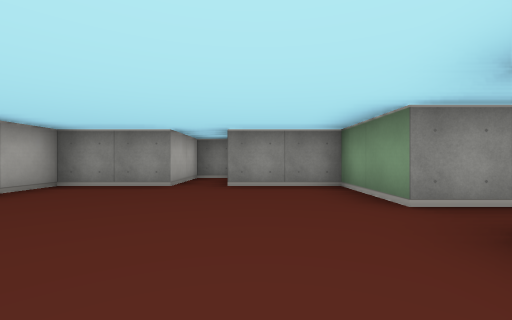
[1] (above)

24 first-person views from a walk through a cub3D level. The camera is about half as high as the walls, looks level and sees 90° across. The floor is counted in squares. Each view is taken from the middle of a square. On the plan, view 1 faces up. The plan holds only what a view shows up to about 9 squares ahead; the rest is blank.

[2]
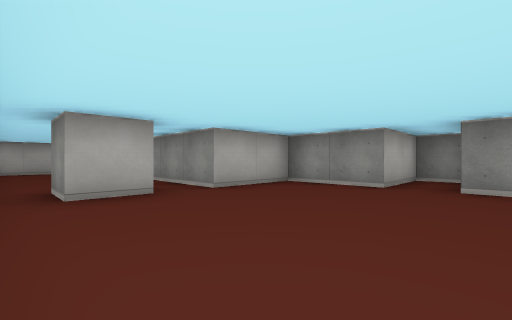

[3]
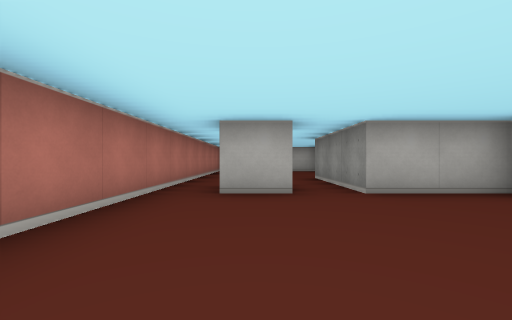

[4]
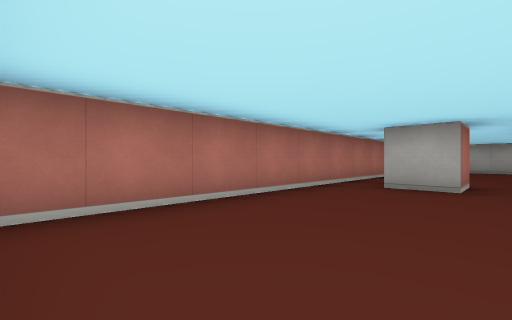

[5]
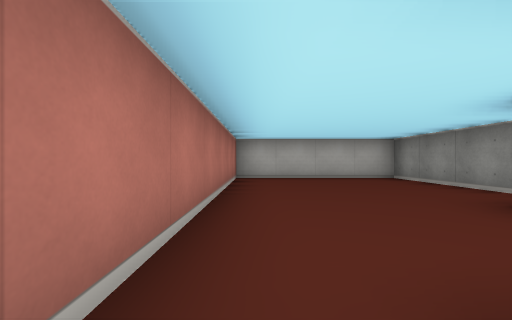

[6]
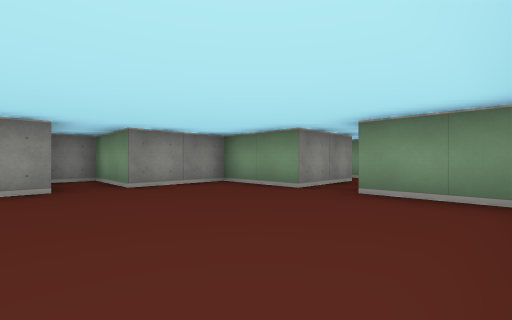

[7]
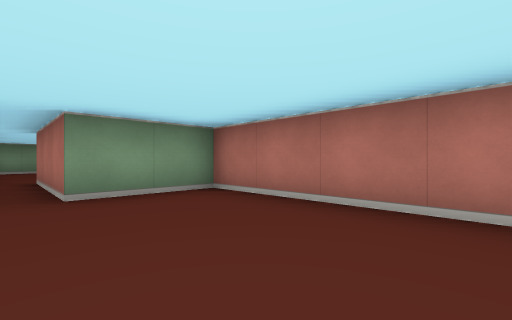

[8]
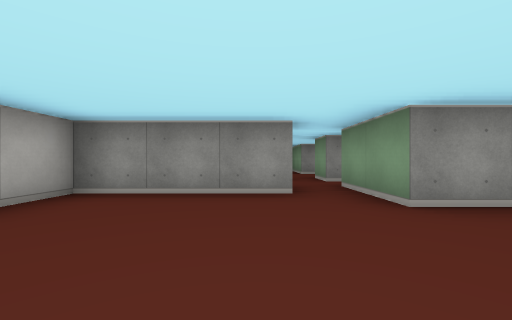

[9]
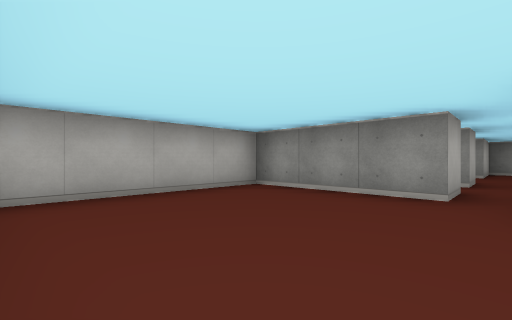

[10]
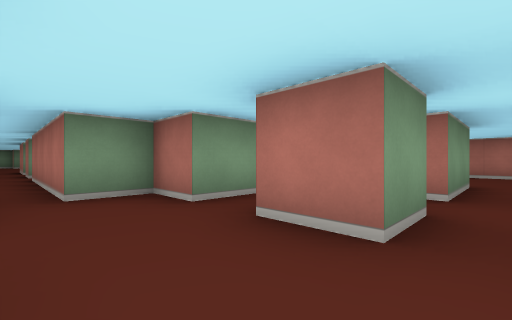

[11]
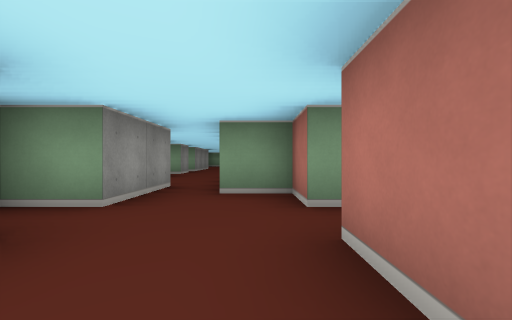

[12]
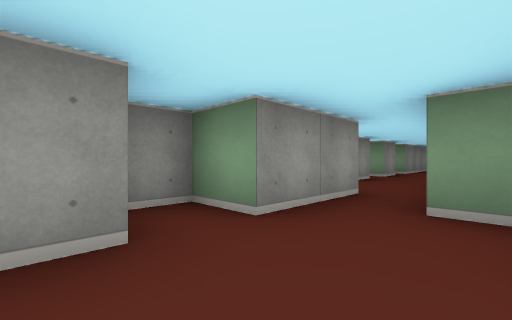

[13]
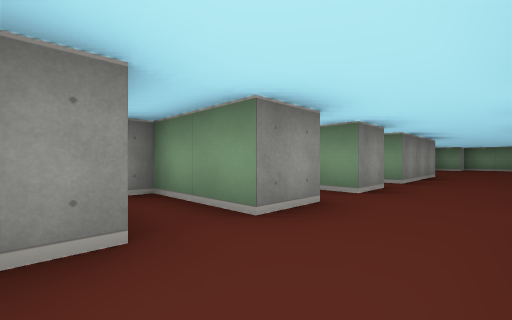

[14]
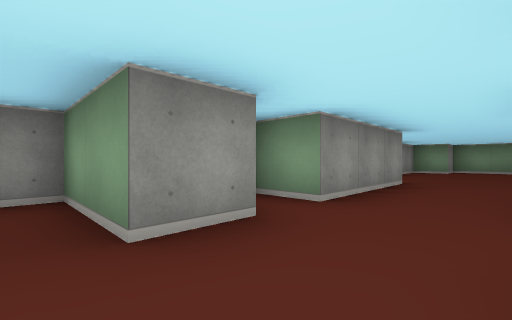

[15]
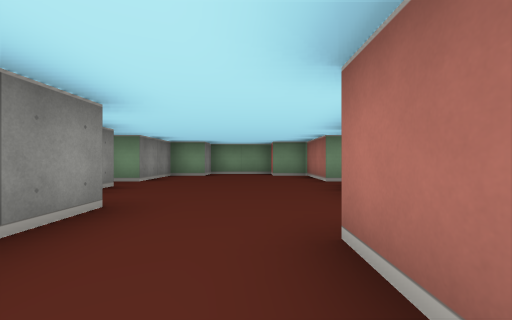

[16]
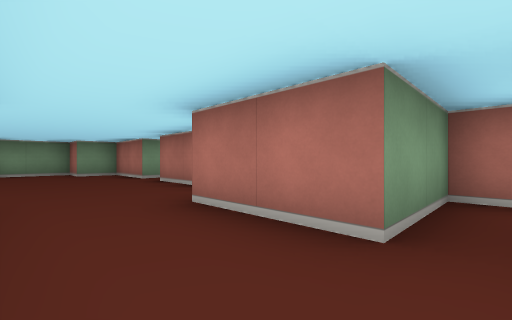

[17]
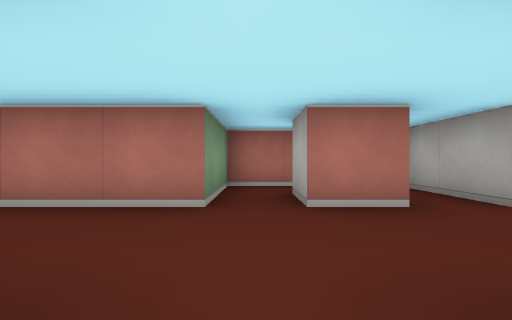

[18]
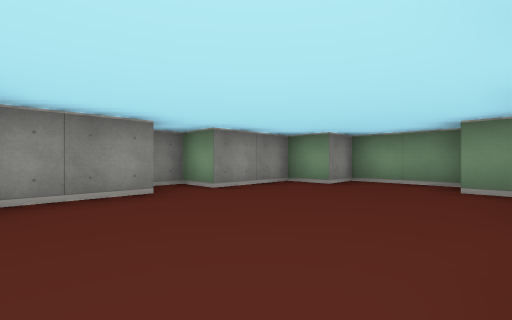

[19]
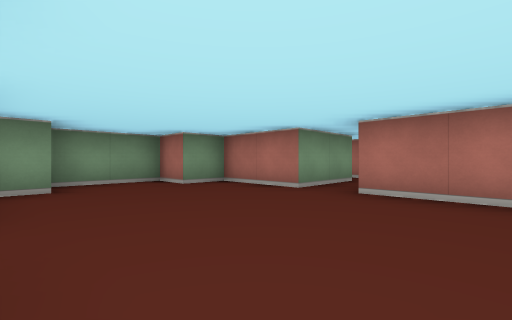

[20]
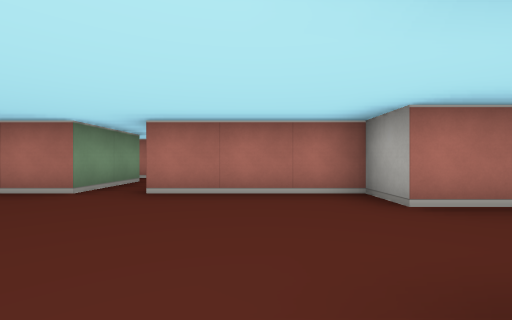

[21]
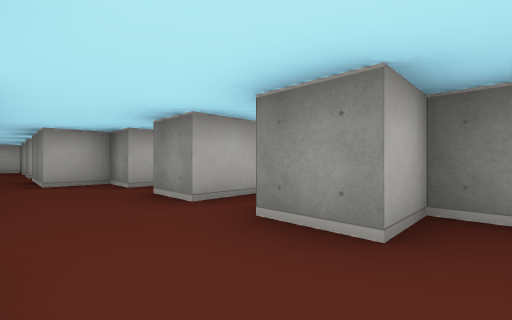

[22]
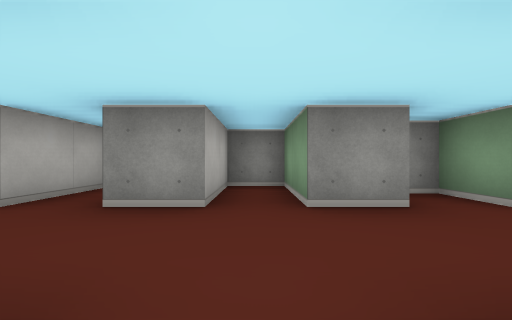

[23]
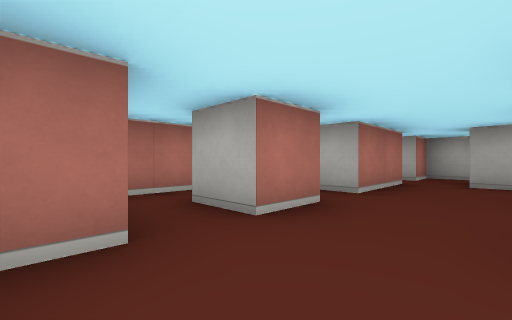

[24]
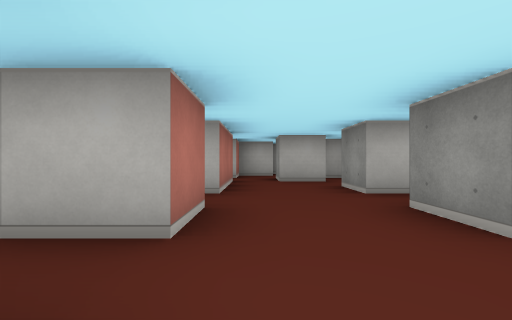

### Floor plan
Points are (right, up) in squares from view 1. A wall is a line through its corners. A room is listed if a view was taken in it or the views show most of it. See-through windows are left out.
Room 1 (views 1, 2, 3, 4, 5, 6, 7, 8, 9)
walls: (-4.5, 1.5) (-3.5, 1.5) (-3.5, 0.5) (-4.5, 0.5); (-7.5, 4.5) (-7.5, 3.5) (-10.5, 3.5) (-10.5, -0.5) (1.5, -0.5) (1.5, 1.5); (1.5, 2.5) (1.5, 4.5) (-0.5, 4.5) (-0.5, 6.5) (-1.5, 6.5) (-1.5, 4.5) (-3.5, 4.5) (-3.5, 2.5) (-6.5, 2.5) (-6.5, 4.5)
ways out: opening at (-7, 4) to room 2; opening at (2.5, 2)
Room 2 (views 10, 11, 12, 23, 24)
walls: (-6.5, 5.5) (-6.5, 6.5) (-5.5, 6.5) (-5.5, 5.5); (-5.5, 8.5) (-6.5, 8.5) (-6.5, 9); (-9.5, 6.5) (-7.5, 6.5) (-7.5, 5.5); (-6.5, 4.5) (-5.1, 4.5); (-9.5, 8.5) (-9.5, 7.5); (-4.5, 5.5) (-4.5, 6.5) (-3.5, 6.5) (-3.5, 7.5); (-7, 10.5) (-7.5, 10.5) (-7.5, 8.5) (-8.5, 8.5); (-3.5, 8.5) (-4.5, 8.5) (-4.5, 9.5) (-5.2, 9.5); (-10.5, 9.2) (-10.5, 8.8)
ways out: opening at (-7, 4) to room 1; opening at (-4, 8) to room 3; opening at (-9, 7)
Room 3 (view 13)
walls: (-0.5, 9.5) (-0.5, 11.5); (-3.5, 7.5) (-0.5, 7.5); (-1.5, 11.2) (-1.5, 9.5) (-2.5, 9.5) (-2.5, 8.5) (-3.5, 8.5)
ways out: opening at (-4, 8) to room 2; opening at (0, 8.5) to room 4
Room 4 (views 14, 22)
walls: (1.5, 7.5) (2.5, 7.5); (2.5, 9.5) (1.5, 9.5) (1.5, 11.5) (0.5, 11.5) (0.5, 9.5) (-0.5, 9.5); (-0.5, 7.5) (0.5, 7.5) (0.5, 5.8)
ways out: opening at (0, 8.5) to room 3; opening at (2, 8.5) to room 5; open door at (2, 6) to room 5
Room 5 (views 15, 16, 17, 18, 19, 20, 21)
walls: (6.6, 9.5) (3.5, 9.5) (3.5, 10.5) (2.5, 10.5) (2.5, 9.5); (9.5, 6.5) (11.5, 6.5) (11.5, 7.5) (12.5, 7.5) (12.5, 9.5) (11.5, 9.5) (11.5, 10.5) (9.5, 10.5) (9.5, 11.5) (8.9, 11.5); (8.5, 10.5) (7, 10.5); (2.5, 7.5) (2.5, 6.5); (2.2, 5.5) (3.5, 5.5) (3.5, 7.5) (5.5, 7.5) (5.5, 6.5) (8.5, 6.5)
ways out: opening at (2, 8.5) to room 4; open door at (2, 6) to room 4; opening at (9, 5.5)

Where each view was taken, in squares from view 1:
view 1: 0 up, 0 right, facing up
view 2: 0 up, 0 right, facing up-left
view 3: 1 up, 0 right, facing left
view 4: 2 up, 1 right, facing down-left
view 5: 0 up, 4 left, facing left
view 6: 0 up, 2 left, facing up-right
view 7: 2 up, 2 left, facing down-right
view 8: 0 up, 8 left, facing up
view 9: 0 up, 7 left, facing up-left
view 10: 8 up, 7 left, facing down-right
view 11: 7 up, 7 left, facing right
view 12: 7 up, 6 left, facing up-right
view 13: 8 up, 2 left, facing up-right
view 14: 8 up, 1 right, facing up-right
view 15: 8 up, 4 right, facing right
view 16: 9 up, 3 right, facing down-right
view 17: 10 up, 3 right, facing down
view 18: 7 up, 7 right, facing up-right
view 19: 10 up, 7 right, facing down-right
view 20: 10 up, 7 right, facing down
view 21: 8 up, 3 right, facing up-left
view 22: 7 up, 1 right, facing up
view 23: 8 up, 4 left, facing down-left
view 24: 7 up, 4 left, facing left
